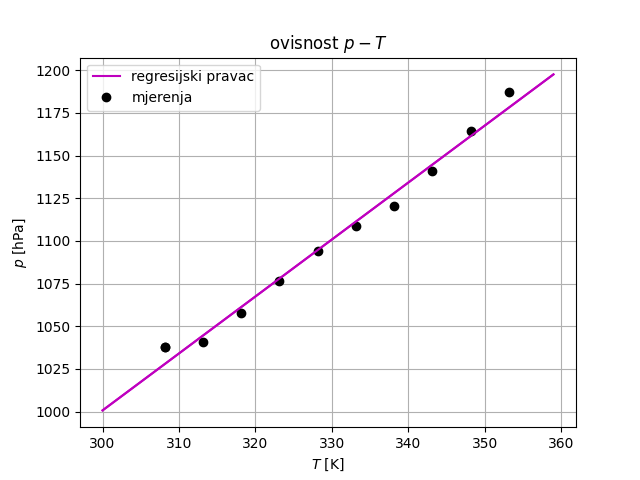

Python code for this plot:
from turtle import color
import matplotlib.pyplot as plt
import numpy as np
import math

# Data for plotting
x = np.arange(300, 360, 1)
y = 333.5719708*10**(-2)*x + 0

x1, y1 = (308.15, 103802.4*10**(-2))
x2, y2 = (313.15, 104069*10**(-2))
x3, y3 = (318.15, 105801.9*10**(-2))
x4, y4 = (323.15, 107668.1*10**(-2))
x5, y5 = (328.15, 109401*10**(-2))
x6, y6 = (333.15, 110867.3*10**(-2))
x7, y7 = (338.15, 112067*10**(-2))
x8, y8 = (343.15, 114066.5*10**(-2))
x9, y9 = (348.15, 116465.9*10**(-2))
x10, y10 = (353.15, 118732*10**(-2))


fig, ax = plt.subplots()
ax.plot(x, y, color='m')
plt.plot(x1, y1, 'ko')
plt.plot(x2, y2, 'ko')
plt.plot(x3, y3, 'ko')
plt.plot(x4, y4, 'ko')
plt.plot(x5, y5, 'ko')
plt.plot(x6, y6, 'ko')
plt.plot(x7, y7, 'ko')
plt.plot(x8, y8, 'ko')
plt.plot(x9, y9, 'ko')
plt.plot(x10, y10, 'ko')


ax.set(xlabel='$T$ [K]', ylabel='$p$ [hPa]')
ax.grid()

ax = plt.gca()
# ax.set_xlim([0.5, 1.1])
# ax.set_ylim([1, 2.4])

plt.plot(x, y, "-m", label="regresijski pravac")
plt.plot(x1, y1, "ko", label="mjerenja")
plt.legend(loc="upper left")
plt.title('ovisnost $p-T$')

fig.savefig("vj1_pT.png")

plt.show()